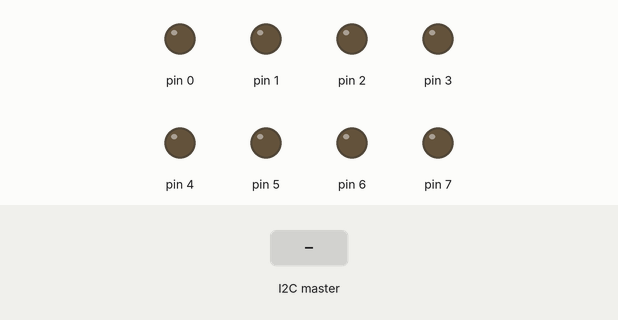
Recording of a program running on a simulated Arduino Uno, built with avr-gcc and run on an emulated ATmega328P. Parts: output pins drawn as LEDs (lit = HIGH). The test bench sets the inputs (shaded band).

Above: at 1.2 s.
1.3 s: the I2C master sends the byte 1
At 2.2 s:
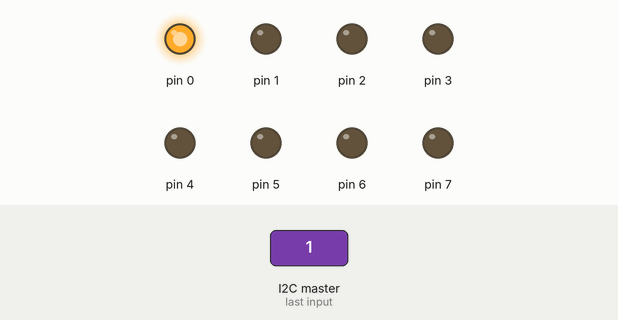
2.8 s: the I2C master sends the byte 2
At 3.4 s:
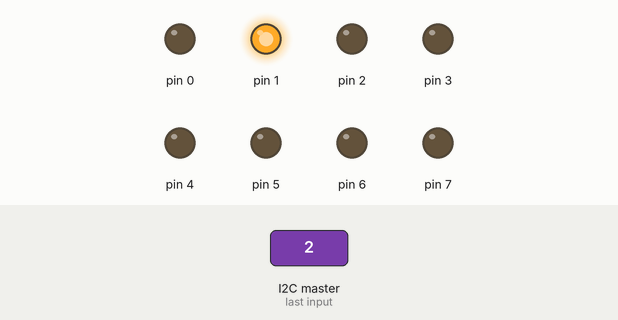
4.3 s: the I2C master sends the byte 90
At 5.5 s:
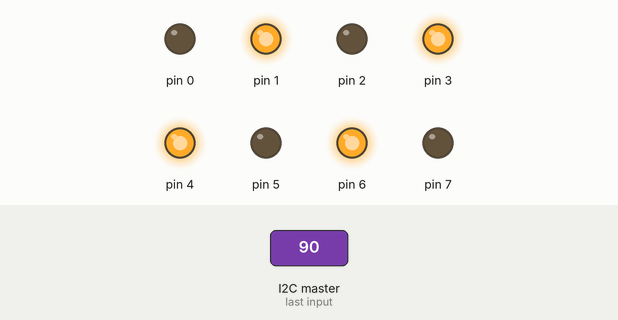
5.8 s: the I2C master sends the byte 200
At 6.9 s:
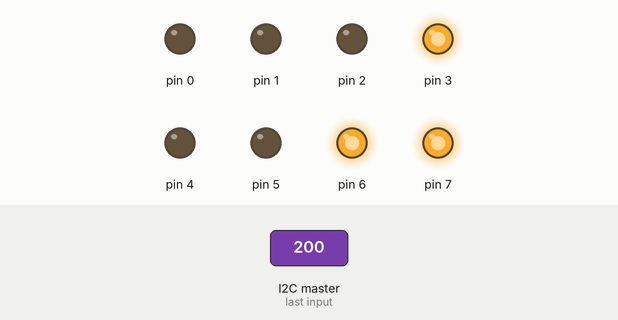
7.3 s: the I2C master sends the byte 0
At 8.0 s:
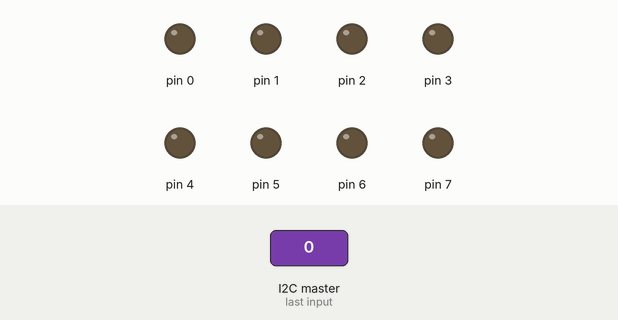
Timing chart, 0 to 9.8 s (numbered marks = the images above; inputs shaded):
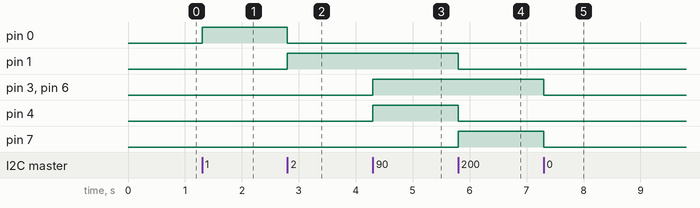

Measured:
- after the input at 1.3 s, pin 0: LOW → HIGH at once
- after the input at 2.8 s, pin 0: HIGH → LOW at once; pin 1: LOW → HIGH at once
- after the input at 4.3 s, pin 3, pin 4, pin 6: LOW → HIGH at once
- after the input at 5.8 s, pin 1, pin 4: HIGH → LOW at once; pin 7: LOW → HIGH at once
- after the input at 7.3 s, pin 3, pin 6, pin 7: HIGH → LOW at once

The program:

main.cpp
```cpp
#include <Arduino.h>
#include <Wire.h>

#define ADDRESS 0x40

void receiveEvent(int n) {
  // Call upon I2C write byte from master device
  if (n == 1)
    PORTD = Wire.read();
}

void requestEvent() {
  // Call upon I2C read byte from master device
  Wire.write(PORTD);
}

void setup() {
  PORTD = 0x00;
  DDRD = 0xFF;
  Wire.begin(ADDRESS);
  Wire.onReceive(receiveEvent);
  Wire.onRequest(requestEvent);
}

void loop() {}
```
